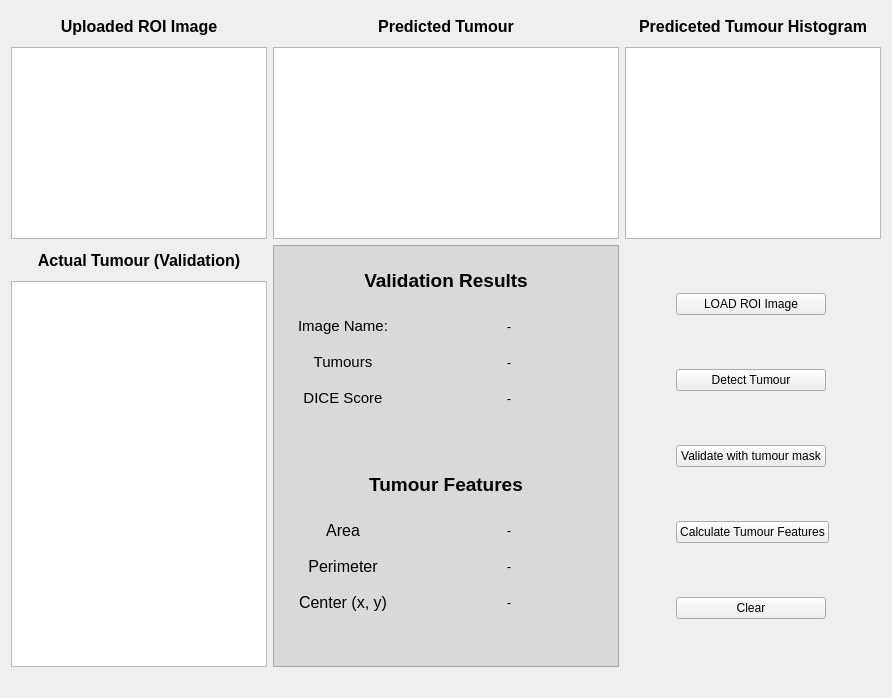
      <widget class="QWidget" name="tab_3">
       <attribute name="title">
        <string>Tumour Detection</string>
       </attribute>
       <layout class="QGridLayout" name="gridLayout_8">
        <item row="0" column="0">
         <layout class="QGridLayout" name="gridLayout">
          <item row="4" column="0">
           <widget class="QGraphicsView" name="plot_valImage"/>
          </item>
          <item row="1" column="2">
           <widget class="QGraphicsView" name="plot_THist"/>
          </item>
          <item row="0" column="1">
           <widget class="QLabel" name="label_107">
            <property name="sizePolicy">
             <sizepolicy hsizetype="Preferred" vsizetype="Fixed">
              <horstretch>0</horstretch>
              <verstretch>0</verstretch>
             </sizepolicy>
            </property>
            <property name="minimumSize">
             <size>
              <width>0</width>
              <height>30</height>
             </size>
            </property>
            <property name="font">
             <font>
              <pointsize>12</pointsize>
              <weight>75</weight>
              <bold>true</bold>
             </font>
            </property>
            <property name="text">
             <string>Predicted Tumour</string>
            </property>
            <property name="alignment">
             <set>Qt::AlignCenter</set>
            </property>
           </widget>
          </item>
          <item row="1" column="0">
           <widget class="QGraphicsView" name="plot_TumourROIImage"/>
          </item>
          <item row="0" column="2">
           <widget class="QLabel" name="label_108">
            <property name="sizePolicy">
             <sizepolicy hsizetype="Preferred" vsizetype="Fixed">
              <horstretch>0</horstretch>
              <verstretch>0</verstretch>
             </sizepolicy>
            </property>
            <property name="minimumSize">
             <size>
              <width>0</width>
              <height>30</height>
             </size>
            </property>
            <property name="font">
             <font>
              <pointsize>12</pointsize>
              <weight>75</weight>
              <bold>true</bold>
             </font>
            </property>
            <property name="text">
             <string>Prediceted Tumour Histogram</string>
            </property>
            <property name="alignment">
             <set>Qt::AlignCenter</set>
            </property>
           </widget>
          </item>
          <item row="0" column="0">
           <widget class="QLabel" name="label_106">
            <property name="sizePolicy">
             <sizepolicy hsizetype="Preferred" vsizetype="Fixed">
              <horstretch>0</horstretch>
              <verstretch>0</verstretch>
             </sizepolicy>
            </property>
            <property name="minimumSize">
             <size>
              <width>0</width>
              <height>30</height>
             </size>
            </property>
            <property name="font">
             <font>
              <pointsize>12</pointsize>
              <weight>75</weight>
              <bold>true</bold>
             </font>
            </property>
            <property name="text">
             <string>Uploaded ROI Image</string>
            </property>
            <property name="alignment">
             <set>Qt::AlignCenter</set>
            </property>
           </widget>
          </item>
          <item row="1" column="1">
           <widget class="QGraphicsView" name="plot_predImage"/>
          </item>
          <item row="3" column="0">
           <widget class="QLabel" name="label_109">
            <property name="sizePolicy">
             <sizepolicy hsizetype="Preferred" vsizetype="Fixed">
              <horstretch>0</horstretch>
              <verstretch>0</verstretch>
             </sizepolicy>
            </property>
            <property name="minimumSize">
             <size>
              <width>0</width>
              <height>30</height>
             </size>
            </property>
            <property name="font">
             <font>
              <pointsize>12</pointsize>
              <weight>75</weight>
              <bold>true</bold>
             </font>
            </property>
            <property name="text">
             <string>Actual Tumour (Validation)</string>
            </property>
            <property name="alignment">
             <set>Qt::AlignCenter</set>
            </property>
           </widget>
          </item>
          <item row="3" column="1" rowspan="2">
           <widget class="QFrame" name="frame_3">
            <property name="styleSheet">
             <string notr="true">background-color: rgb(217, 217, 217);</string>
            </property>
            <property name="frameShape">
             <enum>QFrame::StyledPanel</enum>
            </property>
            <property name="frameShadow">
             <enum>QFrame::Raised</enum>
            </property>
            <layout class="QGridLayout" name="gridLayout_22">
             <item row="0" column="0">
              <layout class="QGridLayout" name="gridLayout_21">
               <item row="1" column="1">
                <widget class="QLabel" name="label_ROIName">
                 <property name="sizePolicy">
                  <sizepolicy hsizetype="Fixed" vsizetype="Fixed">
                   <horstretch>0</horstretch>
                   <verstretch>0</verstretch>
                  </sizepolicy>
                 </property>
                 <property name="minimumSize">
                  <size>
                   <width>200</width>
                   <height>30</height>
                  </size>
                 </property>
                 <property name="font">
                  <font>
                   <pointsize>10</pointsize>
                  </font>
                 </property>
                 <property name="text">
                  <string>-</string>
                 </property>
                 <property name="alignment">
                  <set>Qt::AlignCenter</set>
                 </property>
                </widget>
               </item>
               <item row="4" column="0">
                <spacer name="verticalSpacer_8">
                 <property name="orientation">
                  <enum>Qt::Vertical</enum>
                 </property>
                 <property name="sizeHint" stdset="0">
                  <size>
                   <width>20</width>
                   <height>40</height>
                  </size>
                 </property>
                </spacer>
               </item>
               <item row="6" column="1">
                <widget class="QLabel" name="label_tArea">
                 <property name="sizePolicy">
                  <sizepolicy hsizetype="Fixed" vsizetype="Fixed">
                   <horstretch>0</horstretch>
                   <verstretch>0</verstretch>
                  </sizepolicy>
                 </property>
                 <property name="minimumSize">
                  <size>
                   <width>200</width>
                   <height>30</height>
                  </size>
                 </property>
                 <property name="font">
                  <font>
                   <pointsize>10</pointsize>
                  </font>
                 </property>
                 <property name="text">
                  <string>-</string>
                 </property>
                 <property name="alignment">
                  <set>Qt::AlignCenter</set>
                 </property>
                </widget>
               </item>
               <item row="3" column="1">
                <widget class="QLabel" name="label_dice">
                 <property name="sizePolicy">
                  <sizepolicy hsizetype="Fixed" vsizetype="Fixed">
                   <horstretch>0</horstretch>
                   <verstretch>0</verstretch>
                  </sizepolicy>
                 </property>
                 <property name="minimumSize">
                  <size>
                   <width>200</width>
                   <height>30</height>
                  </size>
                 </property>
                 <property name="font">
                  <font>
                   <pointsize>10</pointsize>
                  </font>
                 </property>
                 <property name="text">
                  <string>-</string>
                 </property>
                 <property name="alignment">
                  <set>Qt::AlignCenter</set>
                 </property>
                </widget>
               </item>
               <item row="0" column="0" colspan="2">
                <widget class="QLabel" name="label_94">
                 <property name="sizePolicy">
                  <sizepolicy hsizetype="Preferred" vsizetype="Fixed">
                   <horstretch>0</horstretch>
                   <verstretch>0</verstretch>
                  </sizepolicy>
                 </property>
                 <property name="minimumSize">
                  <size>
                   <width>0</width>
                   <height>50</height>
                  </size>
                 </property>
                 <property name="font">
                  <font>
                   <pointsize>14</pointsize>
                   <weight>75</weight>
                   <bold>true</bold>
                  </font>
                 </property>
                 <property name="text">
                  <string>Validation Results</string>
                 </property>
                 <property name="alignment">
                  <set>Qt::AlignCenter</set>
                 </property>
                </widget>
               </item>
               <item row="1" column="0">
                <widget class="QLabel" name="label_110">
                 <property name="sizePolicy">
                  <sizepolicy hsizetype="Fixed" vsizetype="Fixed">
                   <horstretch>0</horstretch>
                   <verstretch>0</verstretch>
                  </sizepolicy>
                 </property>
                 <property name="minimumSize">
                  <size>
                   <width>120</width>
                   <height>30</height>
                  </size>
                 </property>
                 <property name="font">
                  <font>
                   <pointsize>11</pointsize>
                  </font>
                 </property>
                 <property name="text">
                  <string>Image Name:</string>
                 </property>
                 <property name="alignment">
                  <set>Qt::AlignCenter</set>
                 </property>
                </widget>
               </item>
               <item row="8" column="1">
                <widget class="QLabel" name="label_tCenters">
                 <property name="sizePolicy">
                  <sizepolicy hsizetype="Fixed" vsizetype="Fixed">
                   <horstretch>0</horstretch>
                   <verstretch>0</verstretch>
                  </sizepolicy>
                 </property>
                 <property name="minimumSize">
                  <size>
                   <width>200</width>
                   <height>30</height>
                  </size>
                 </property>
                 <property name="font">
                  <font>
                   <pointsize>10</pointsize>
                  </font>
                 </property>
                 <property name="text">
                  <string>-</string>
                 </property>
                 <property name="alignment">
                  <set>Qt::AlignCenter</set>
                 </property>
                </widget>
               </item>
               <item row="2" column="1">
                <widget class="QLabel" name="label_ntumour">
                 <property name="sizePolicy">
                  <sizepolicy hsizetype="Fixed" vsizetype="Fixed">
                   <horstretch>0</horstretch>
                   <verstretch>0</verstretch>
                  </sizepolicy>
                 </property>
                 <property name="minimumSize">
                  <size>
                   <width>200</width>
                   <height>30</height>
                  </size>
                 </property>
                 <property name="font">
                  <font>
                   <pointsize>10</pointsize>
                  </font>
                 </property>
                 <property name="text">
                  <string>-</string>
                 </property>
                 <property name="alignment">
                  <set>Qt::AlignCenter</set>
                 </property>
                </widget>
               </item>
               <item row="3" column="0">
                <widget class="QLabel" name="label_98">
                 <property name="sizePolicy">
                  <sizepolicy hsizetype="Fixed" vsizetype="Fixed">
                   <horstretch>0</horstretch>
                   <verstretch>0</verstretch>
                  </sizepolicy>
                 </property>
                 <property name="minimumSize">
                  <size>
                   <width>120</width>
                   <height>30</height>
                  </size>
                 </property>
                 <property name="font">
                  <font>
                   <pointsize>11</pointsize>
                  </font>
                 </property>
                 <property name="text">
                  <string>DICE Score</string>
                 </property>
                 <property name="alignment">
                  <set>Qt::AlignCenter</set>
                 </property>
                </widget>
               </item>
               <item row="7" column="1">
                <widget class="QLabel" name="label_tPerimeter">
                 <property name="sizePolicy">
                  <sizepolicy hsizetype="Fixed" vsizetype="Fixed">
                   <horstretch>0</horstretch>
                   <verstretch>0</verstretch>
                  </sizepolicy>
                 </property>
                 <property name="minimumSize">
                  <size>
                   <width>200</width>
                   <height>30</height>
                  </size>
                 </property>
                 <property name="font">
                  <font>
                   <pointsize>10</pointsize>
                  </font>
                 </property>
                 <property name="text">
                  <string>-</string>
                 </property>
                 <property name="alignment">
                  <set>Qt::AlignCenter</set>
                 </property>
                </widget>
               </item>
               <item row="7" column="0">
                <widget class="QLabel" name="label_101">
                 <property name="sizePolicy">
                  <sizepolicy hsizetype="Fixed" vsizetype="Fixed">
                   <horstretch>0</horstretch>
                   <verstretch>0</verstretch>
                  </sizepolicy>
                 </property>
                 <property name="minimumSize">
                  <size>
                   <width>120</width>
                   <height>30</height>
                  </size>
                 </property>
                 <property name="font">
                  <font>
                   <pointsize>12</pointsize>
                  </font>
                 </property>
                 <property name="text">
                  <string>Perimeter</string>
                 </property>
                 <property name="alignment">
                  <set>Qt::AlignCenter</set>
                 </property>
                </widget>
               </item>
               <item row="8" column="0">
                <widget class="QLabel" name="label_100">
                 <property name="sizePolicy">
                  <sizepolicy hsizetype="Fixed" vsizetype="Fixed">
                   <horstretch>0</horstretch>
                   <verstretch>0</verstretch>
                  </sizepolicy>
                 </property>
                 <property name="minimumSize">
                  <size>
                   <width>120</width>
                   <height>30</height>
                  </size>
                 </property>
                 <property name="font">
                  <font>
                   <pointsize>12</pointsize>
                  </font>
                 </property>
                 <property name="text">
                  <string>Center (x, y)</string>
                 </property>
                 <property name="alignment">
                  <set>Qt::AlignCenter</set>
                 </property>
                </widget>
               </item>
               <item row="2" column="0">
                <widget class="QLabel" name="label_96">
                 <property name="sizePolicy">
                  <sizepolicy hsizetype="Fixed" vsizetype="Fixed">
                   <horstretch>0</horstretch>
                   <verstretch>0</verstretch>
                  </sizepolicy>
                 </property>
                 <property name="minimumSize">
                  <size>
                   <width>120</width>
                   <height>30</height>
                  </size>
                 </property>
                 <property name="font">
                  <font>
                   <pointsize>11</pointsize>
                  </font>
                 </property>
                 <property name="text">
                  <string>Tumours</string>
                 </property>
                 <property name="alignment">
                  <set>Qt::AlignCenter</set>
                 </property>
                </widget>
               </item>
               <item row="5" column="0" colspan="2">
                <widget class="QLabel" name="label_95">
                 <property name="sizePolicy">
                  <sizepolicy hsizetype="Preferred" vsizetype="Fixed">
                   <horstretch>0</horstretch>
                   <verstretch>0</verstretch>
                  </sizepolicy>
                 </property>
                 <property name="minimumSize">
                  <size>
                   <width>0</width>
                   <height>50</height>
                  </size>
                 </property>
                 <property name="font">
                  <font>
                   <pointsize>14</pointsize>
                   <weight>75</weight>
                   <bold>true</bold>
                  </font>
                 </property>
                 <property name="text">
                  <string>Tumour Features</string>
                 </property>
                 <property name="alignment">
                  <set>Qt::AlignCenter</set>
                 </property>
                </widget>
               </item>
               <item row="6" column="0">
                <widget class="QLabel" name="label_99">
                 <property name="sizePolicy">
                  <sizepolicy hsizetype="Fixed" vsizetype="Fixed">
                   <horstretch>0</horstretch>
                   <verstretch>0</verstretch>
                  </sizepolicy>
                 </property>
                 <property name="minimumSize">
                  <size>
                   <width>120</width>
                   <height>30</height>
                  </size>
                 </property>
                 <property name="font">
                  <font>
                   <pointsize>12</pointsize>
                  </font>
                 </property>
                 <property name="text">
                  <string>Area</string>
                 </property>
                 <property name="alignment">
                  <set>Qt::AlignCenter</set>
                 </property>
                </widget>
               </item>
              </layout>
             </item>
             <item row="1" column="0">
              <spacer name="verticalSpacer_23">
               <property name="orientation">
                <enum>Qt::Vertical</enum>
               </property>
               <property name="sizeHint" stdset="0">
                <size>
                 <width>20</width>
                 <height>40</height>
                </size>
               </property>
              </spacer>
             </item>
            </layout>
           </widget>
          </item>
          <item row="3" column="2" rowspan="2">
           <layout class="QGridLayout" name="gridLayout_20">
            <item row="8" column="0">
             <widget class="QPushButton" name="btn_tFeature">
              <property name="sizePolicy">
               <sizepolicy hsizetype="Fixed" vsizetype="Fixed">
                <horstretch>0</horstretch>
                <verstretch>0</verstretch>
               </sizepolicy>
              </property>
              <property name="minimumSize">
               <size>
                <width>150</width>
                <height>0</height>
               </size>
              </property>
              <property name="text">
               <string>Calculate Tumour Features</string>
              </property>
             </widget>
            </item>
            <item row="2" column="0">
             <spacer name="verticalSpacer_12">
              <property name="orientation">
               <enum>Qt::Vertical</enum>
              </property>
              <property name="sizeHint" stdset="0">
               <size>
                <width>20</width>
                <height>40</height>
               </size>
              </property>
             </spacer>
            </item>
            <item row="1" column="0">
             <widget class="QPushButton" name="btn_loadROI">
              <property name="sizePolicy">
               <sizepolicy hsizetype="Fixed" vsizetype="Fixed">
                <horstretch>0</horstretch>
                <verstretch>0</verstretch>
               </sizepolicy>
              </property>
              <property name="minimumSize">
               <size>
                <width>150</width>
                <height>0</height>
               </size>
              </property>
              <property name="text">
               <string>LOAD ROI Image</string>
              </property>
             </widget>
            </item>
            <item row="3" column="0" rowspan="2">
             <widget class="QPushButton" name="btn_detectTumour">
              <property name="sizePolicy">
               <sizepolicy hsizetype="Fixed" vsizetype="Fixed">
                <horstretch>0</horstretch>
                <verstretch>0</verstretch>
               </sizepolicy>
              </property>
              <property name="minimumSize">
               <size>
                <width>150</width>
                <height>0</height>
               </size>
              </property>
              <property name="text">
               <string>Detect Tumour</string>
              </property>
             </widget>
            </item>
            <item row="6" column="0">
             <widget class="QPushButton" name="btn_validate">
              <property name="sizePolicy">
               <sizepolicy hsizetype="Fixed" vsizetype="Fixed">
                <horstretch>0</horstretch>
                <verstretch>0</verstretch>
               </sizepolicy>
              </property>
              <property name="minimumSize">
               <size>
                <width>150</width>
                <height>0</height>
               </size>
              </property>
              <property name="text">
               <string>Validate with tumour mask</string>
              </property>
             </widget>
            </item>
            <item row="11" column="0">
             <spacer name="verticalSpacer_9">
              <property name="orientation">
               <enum>Qt::Vertical</enum>
              </property>
              <property name="sizeHint" stdset="0">
               <size>
                <width>20</width>
                <height>40</height>
               </size>
              </property>
             </spacer>
            </item>
            <item row="7" column="0">
             <spacer name="verticalSpacer_10">
              <property name="orientation">
               <enum>Qt::Vertical</enum>
              </property>
              <property name="sizeHint" stdset="0">
               <size>
                <width>20</width>
                <height>40</height>
               </size>
              </property>
             </spacer>
            </item>
            <item row="5" column="0">
             <spacer name="verticalSpacer_11">
              <property name="orientation">
               <enum>Qt::Vertical</enum>
              </property>
              <property name="sizeHint" stdset="0">
               <size>
                <width>20</width>
                <height>40</height>
               </size>
              </property>
             </spacer>
            </item>
            <item row="10" column="0">
             <widget class="QPushButton" name="btn_clearTumour">
              <property name="sizePolicy">
               <sizepolicy hsizetype="Fixed" vsizetype="Fixed">
                <horstretch>0</horstretch>
                <verstretch>0</verstretch>
               </sizepolicy>
              </property>
              <property name="minimumSize">
               <size>
                <width>150</width>
                <height>0</height>
               </size>
              </property>
              <property name="text">
               <string>Clear</string>
              </property>
             </widget>
            </item>
            <item row="0" column="0">
             <spacer name="verticalSpacer_13">
              <property name="orientation">
               <enum>Qt::Vertical</enum>
              </property>
              <property name="sizeHint" stdset="0">
               <size>
                <width>20</width>
                <height>40</height>
               </size>
              </property>
             </spacer>
            </item>
            <item row="9" column="0">
             <spacer name="verticalSpacer_18">
              <property name="orientation">
               <enum>Qt::Vertical</enum>
              </property>
              <property name="sizeHint" stdset="0">
               <size>
                <width>20</width>
                <height>40</height>
               </size>
              </property>
             </spacer>
            </item>
           </layout>
          </item>
         </layout>
        </item>
        <item row="1" column="0">
         <spacer name="verticalSpacer_15">
          <property name="orientation">
           <enum>Qt::Vertical</enum>
          </property>
          <property name="sizeType">
           <enum>QSizePolicy::Fixed</enum>
          </property>
          <property name="sizeHint" stdset="0">
           <size>
            <width>20</width>
            <height>20</height>
           </size>
          </property>
         </spacer>
        </item>
       </layout>
      </widget>
